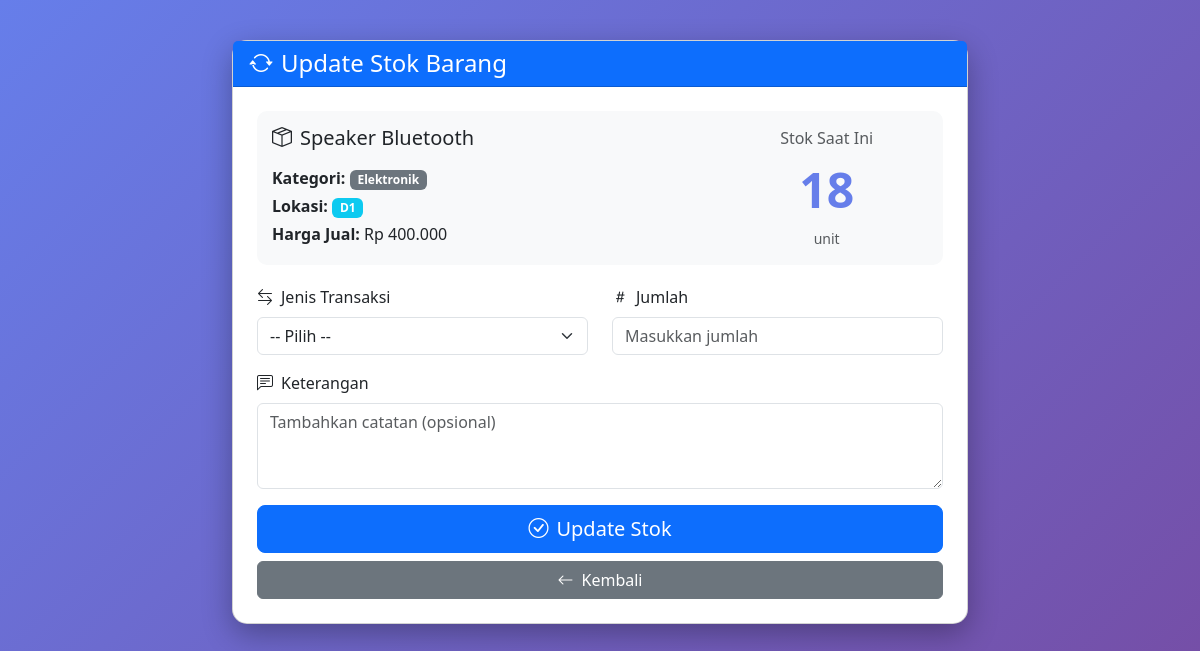
Screenshot of /update_stock.php?id=9 (signed in) with the database file from the repository.
### tables this page shows
CREATE TABLE barang (
    id INT AUTO_INCREMENT PRIMARY KEY,
    nama_barang VARCHAR(100) NOT NULL,
    kategori VARCHAR(50) NOT NULL,
    stok INT NOT NULL DEFAULT 0,
    harga_beli DECIMAL(10,2) NOT NULL,
    harga_jual DECIMAL(10,2) NOT NULL,
    lokasi_rak VARCHAR(20) NOT NULL,
    created_at TIMESTAMP DEFAULT CURRENT_TIMESTAMP,
    updated_at TIMESTAMP DEFAULT CURRENT_TIMESTAMP ON UPDATE CURRENT_TIMESTAMP,
    INDEX idx_kategori (kategori),
    INDEX idx_stok (stok)
);

### koneksi.php (called while the page is built, shortened)
<?php
function format_rupiah($angka) {
    return "Rp " . number_format($angka, 0, ',', '.');
}
?>

### update_stock.php (the view, shortened to what this page needs)
<?php
require_once 'koneksi.php';
$role = $_SESSION['role'];
$barang_id = isset($_GET['id']) ? (int)$_GET['id'] : 0;
$stmt = $koneksi->prepare("SELECT * FROM barang WHERE id = ?");
$stmt->bind_param("i", $barang_id);
$stmt->execute();
$result = $stmt->get_result();
$barang = $result->fetch_assoc();
?>
<!DOCTYPE html>
<html lang="id">
<head>
    <link href="https://cdn.jsdelivr.net/npm/bootstrap@5.3.0/dist/css/bootstrap.min.css" rel="stylesheet">
    <link href="https://cdn.jsdelivr.net/npm/bootstrap-icons@1.10.0/font/bootstrap-icons.css" rel="stylesheet">
</head>
<body>
    <div class="container">
        <div class="row justify-content-center">
            <div class="col-md-8">
                <div class="card">
                    <div class="card-header bg-primary text-white">
                        <h4 class="mb-0">
                            <i class="bi bi-arrow-repeat me-2"></i>Update Stok Barang
                        </h4>
                    </div>
                    <div class="card-body p-4">
                        <div class="info-box">
                            <div class="row">
                                <div class="col-md-8">
                                    <h5 class="mb-3">
                                        <i class="bi bi-box-seam me-2"></i><?= htmlspecialchars($barang['nama_barang']) ?>
                                    </h5>
                                    <p class="mb-1">
                                        <strong>Kategori:</strong>
                                        <span class="badge bg-secondary"><?= htmlspecialchars($barang['kategori']) ?></span>
                                    </p>
                                    <p class="mb-1">
                                        <strong>Lokasi:</strong>
                                        <span class="badge bg-info"><?= htmlspecialchars($barang['lokasi_rak']) ?></span>
                                    </p>
                                    <?php if ($role === 'admin'): ?>
                                    <p class="mb-0">
                                        <strong>Harga Jual:</strong> <?= format_rupiah($barang['harga_jual']) ?>
                                    </p>
                                    <?php endif; ?>
                                </div>
                                <div class="col-md-4 text-center">
                                    <p class="mb-1 text-muted">Stok Saat Ini</p>
                                    <div class="stok-display <?= $barang['stok'] < 10 ? 'stok-kritis' : '' ?>">
                                        <?= $barang['stok'] ?>
                                    </div>
                                    <small class="text-muted">unit</small>
                                </div>
                            </div>
                        </div>
                        <form method="POST" action="">
                            <div class="row mb-3">
                                <div class="col-md-6">
                                    <label class="form-label">
                                        <i class="bi bi-arrow-left-right me-2"></i>Jenis Transaksi
                                    </label>
                                    <select class="form-select" name="jenis_transaksi" required id="jenis">
                                        <option value="">-- Pilih --</option>
                                    </select>
                                </div>
                                <div class="col-md-6">
                                    <label class="form-label">
                                        <i class="bi bi-hash me-2"></i>Jumlah
                                    </label>
                                    <input type="number" class="form-control" name="jumlah"
                                           required min="1" id="jumlah" placeholder="Masukkan jumlah">
                                </div>
                            </div>
                            <div class="mb-3">
                                <label class="form-label">
                                    <i class="bi bi-chat-left-text me-2"></i>Keterangan
                                </label>
                                <textarea class="form-control" name="keterangan" rows="3"
                                          placeholder="Tambahkan catatan (opsional)"></textarea>
                            </div>
                            <div class="d-grid gap-2">
                                <button type="submit" name="update_stok" class="btn btn-primary btn-lg">
                                    <i class="bi bi-check-circle me-2"></i>Update Stok
                                </button>
                                <a href="dashboard.php" class="btn btn-secondary">
                                    <i class="bi bi-arrow-left me-2"></i>Kembali
                                </a>
                            </div>
                        </form>
                    </div>
                </div>
            </div>
        </div>
    </div>
</body>
</html>

### update_stock.php (style rules this page uses)
body { background: linear-gradient(135deg, #667eea 0%, #764ba2 100%); min-height: 100vh; padding: 40px 0; }
.card { border-radius: 15px; box-shadow: 0 10px 30px rgba(0,0,0,0.3); }
.info-box { background: #f8f9fa; padding: 15px; border-radius: 10px; margin-bottom: 20px; }
.stok-display { font-size: 48px; font-weight: bold; color: #667eea; }

### rows the page displays
barang: nama_barang "Speaker Bluetooth", kategori "Elektronik", lokasi_rak "D1", harga_jual "Rp 400.000", stok "18"
